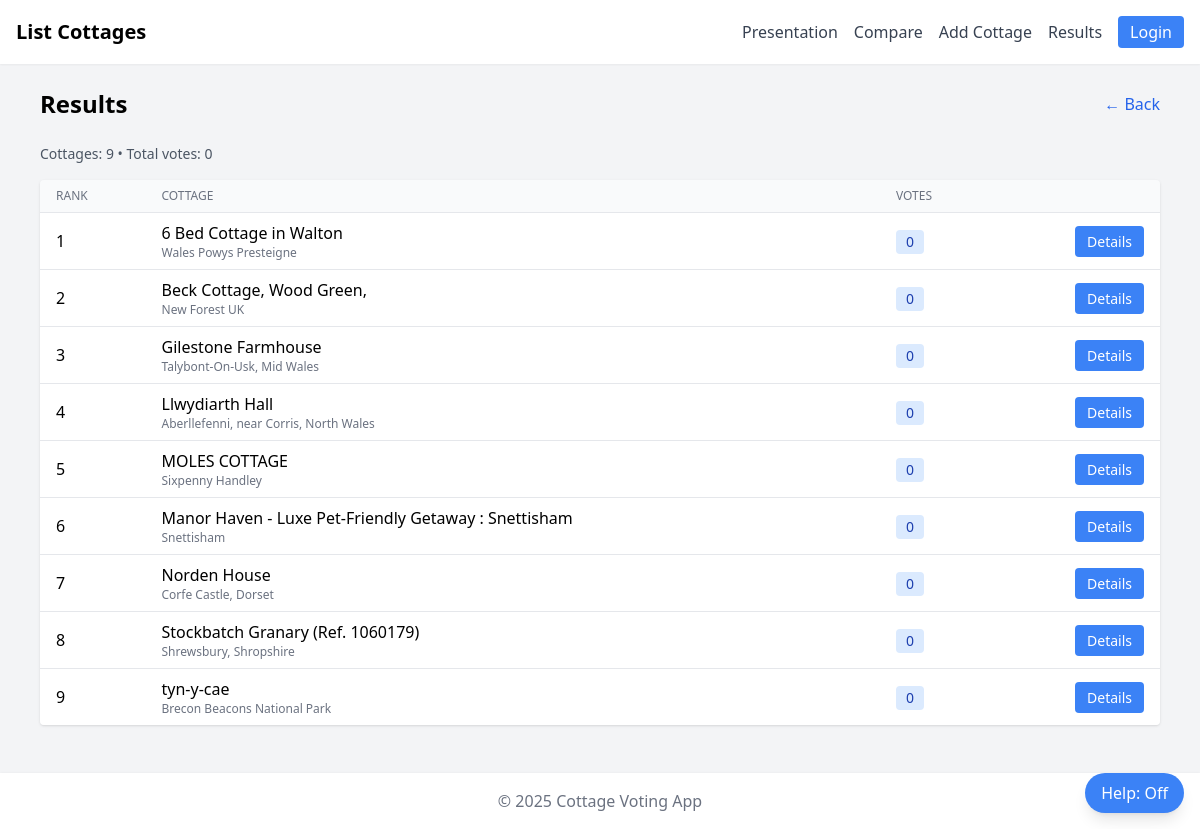
The app's page /results with its own data.
### tables this page shows
CREATE TABLE "cottages" (
	"id"	INTEGER,
	"name"	TEXT NOT NULL,
	"location"	TEXT,
	"price"	TEXT,
	"beds"	INTEGER DEFAULT 1,
	"dogs_allowed"	INTEGER DEFAULT 0,
	"image"	TEXT,
	"description"	TEXT,
	"submitted_by"	TEXT,
	"votes"	INTEGER DEFAULT 0,
	"created_at"	DATETIME DEFAULT (datetime('now')),
	"url"	TEXT,
	"hottub"	INTEGER DEFAULT 0,
	"secure_garden"	INTEGER DEFAULT 0,
	"ev_charging"	INTEGER DEFAULT 0,
	"parking"	INTEGER DEFAULT 0,
	"log_burner"	INTEGER DEFAULT 0,
	"high_chair"	INTEGER DEFAULT 0,
	"cot"	INTEGER DEFAULT 0,
	"  ai_review_summary TEXT,
"	TEXT, ai_review_summary TEXT,
	PRIMARY KEY("id" AUTOINCREMENT)
);

### app.py (the view)
@app.route('/results')
def results():
    db = get_db()
    rows = db.execute('SELECT * FROM cottages ORDER BY votes DESC, name ASC').fetchall()
    cottages = [dict(r) for r in rows]
    total_votes = db.execute('SELECT COUNT(*) AS c FROM votes').fetchone()['c']
    my_vote = None
    if session.get('user_name'):
        rv = db.execute('SELECT id, cottage_id FROM votes WHERE user_name=?', (session['user_name'],)).fetchone()
        if rv:
            my_vote = dict(rv)
    vote_rows = db.execute('SELECT id, cottage_id, user_name FROM votes').fetchall()
    votes_by_cottage = {}
    for r in vote_rows:
        d = dict(r)
        votes_by_cottage.setdefault(d['cottage_id'], []).append(d)
    return render_template(
        'results.html',
        cottages=cottages,
        total_votes=total_votes,
        my_vote=my_vote,
        is_admin=is_admin(),  # unified admin check
        votes_by_cottage=votes_by_cottage
    )

### app.py (called while the page is built)
@app.context_processor
def inject_now():
    return {
        'now': datetime.now,
        'allow_admin_override': app.config.get('ALLOW_ADMIN_OVERRIDE', False),
        'admin_users': app.config.get('ADMIN_USERS', [])
    }

def get_db():
    db = getattr(g, '_database', None)
    if db is None:
        db = g._database = sqlite3.connect(app.config['DATABASE'])
        db.row_factory = sqlite3.Row
    return db

@app.teardown_appcontext
def close_connection(exception):
    db = getattr(g, '_database', None)
    if db is not None:
        db.close()

def _norm(name: str) -> str:
    return (name or "").strip().casefold()

def get_admins():
    env_list = [_norm(u) for u in os.environ.get("CC_ADMINS", "").split(",") if u.strip()]
    cfg_list = [_norm(u) for u in app.config.get("ADMIN_USERS", [])]
    return set(env_list + cfg_list)

def is_admin():
    return _norm(session.get("user_name")) in get_admins()

@app.context_processor
def inject_admin_flags():
    return {"is_admin": is_admin()}

### templates/results.html (shortened to what this page needs)
{% extends "base.html" %}
{% block content %}
<div class="max-w-6xl mx-auto px-4 py-6">
  <div class="flex justify-between items-center mb-6">
    <h1 class="text-2xl font-semibold">Results</h1>
    <a href="{{ url_for('cottages') }}" class="text-blue-600 hover:text-blue-700" data-tooltip="Return to cottage list">&larr; Back</a>
  </div>
  {% if cottages %}
    <div class="mb-4 text-sm text-gray-600">
      Cottages: {{ cottages|length }} • Total votes: {{ total_votes }}
    </div>
    <div class="hidden md:block bg-white shadow rounded overflow-x-auto">
      <table class="min-w-full divide-y divide-gray-200">
        <thead class="bg-gray-50">
          <tr>
            <th class="px-4 py-2 text-left text-xs font-medium text-gray-500 uppercase">Rank</th>
            <th class="px-4 py-2 text-left text-xs font-medium text-gray-500 uppercase">Cottage</th>
            <th class="px-4 py-2 text-left text-xs font-medium text-gray-500 uppercase">Votes</th>
            <th class="px-4 py-2"></th>
          </tr>
        </thead>
        <tbody class="divide-y divide-gray-200">
          {% for c in cottages %}
          <tr data-cottage-id="{{ c['id'] }}" class="hover:bg-gray-50">
            <td class="px-4 py-2">{{ loop.index }}</td>
            <td class="px-4 py-2">
              <div class="font-medium">{{ c['name'] }}</div>
              {% if c['location'] %}<div class="text-xs text-gray-500">{{ c['location'] }}</div>{% endif %}
            </td>
            <td class="px-4 py-2">
              <span class="vote-count inline-flex px-2.5 py-0.5 rounded bg-blue-100 text-blue-800 text-sm">{{ c['votes'] }}</span>
            </td>
            <td class="px-4 py-2 text-right space-x-2">
              <a href="{{ url_for('cottage_detail', cottage_id=c['id']) }}"
                 class="bg-blue-500 hover:bg-blue-600 text-white px-3 py-1.5 rounded text-sm"
                 data-tooltip="View details">Details</a>
            </td>
          </tr>
          {% endfor %}
        </tbody>
      </table>
    </div>
  {% else %}
    <div class="bg-white p-6 rounded shadow text-center text-gray-600">
      No results yet. <a href="{{ url_for('cottages') }}" class="text-blue-600 hover:text-blue-700" data-tooltip="Go to cottages">Add or vote</a>
    </div>
  {% endif %}
</div>
{% endblock %}

### templates/base.html (style rules this page uses)
[data-tooltip] { position: relative; }
[data-tooltip]::before { content: attr(data-tooltip); position: absolute; top: 100%; left: 50%; transform: translateX(-50%); background: #1f2937; color: #fff; padding: .4rem .6rem; border-radius: .375rem; font-size: .875rem; white-space: nowrap; opacity: 0; visibility: hidden; transition: opacity .15s ease; pointer-events: none; z-index: 50; margin-top: .35rem; }

### records on screen
cottages: name "6 Bed Cottage in Walton", location "Wales Powys Presteigne", votes "0"
cottages: name "Beck Cottage, Wood Green,", location "New Forest UK", votes "0"
cottages: name "Gilestone Farmhouse", location "Talybont-On-Usk, Mid Wales", votes "0"
cottages: name "Llwydiarth Hall", location "Aberllefenni, near Corris, North Wales", votes "0"
cottages: name "MOLES COTTAGE", location "Sixpenny Handley", votes "0"
cottages: name "Manor Haven - Luxe Pet-Friendly Getaway : Snettisham", location "Snettisham", votes "0"
cottages: name "Norden House", location "Corfe Castle, Dorset", votes "0"
cottages: name "Stockbatch Granary (Ref. 1060179)", location "Shrewsbury, Shropshire", votes "0"
cottages: name "tyn-y-cae", location "Brecon Beacons National Park", votes "0"

### other values on screen
{{ cottages|length }} "9"
{{ total_votes }} "0"
